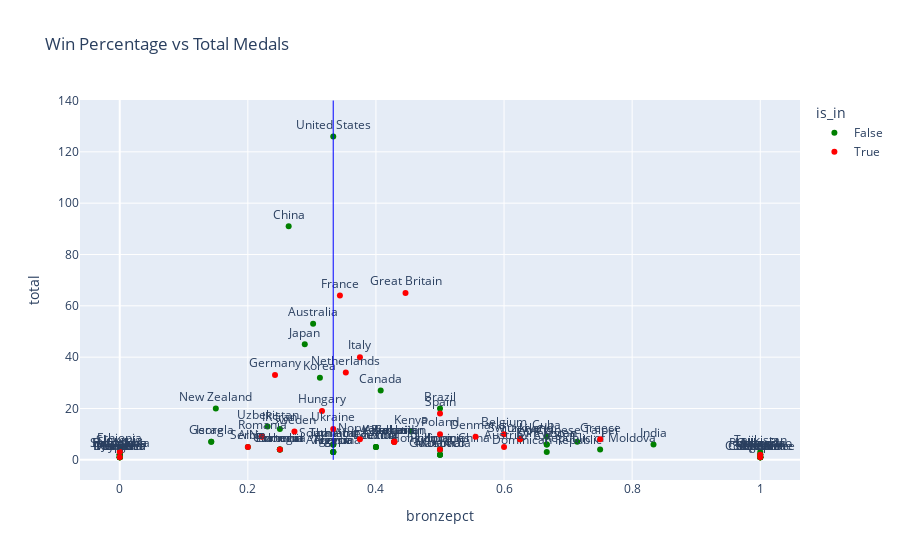

The notebook cell saved with this chart:
### Code cell
# Let's graph bronze as a function of total medals
fig = px.scatter(
    medal_counts,
    x="bronzepct",
    y="total",
    text=medal_counts.index,
    title="Win Percentage vs Total Medals",
    color=medal_counts["is_in"],  # Add color based on the "is_in" column
    color_discrete_map={True: "red", False: "green"},  # Define color mapping
)
fig.update_traces(textposition='top center')
# plot 33% line
fig.add_shape(
    type="line",
    x0=0.3333,
    x1=0.3333,
    y0=0,
    y1=140,
    line=dict(color="blue", width=1),
)
fig.show()

### Figure 1 — Plotly figure (JSON) as saved in the notebook; plotly's stock layout.template omitted (floating-point values rounded to 4 significant figures)
{"data": [{"hovertemplate": "is_in=False<br>bronzepct=%{x}<br>total=%{y}<br>country=%{text}<extra></extra>", "legendgroup": "False", "marker": {"color": "green", "symbol": "circle"}, "mode": "markers+text", "name": "False", "orientation": "v", "showlegend": true, "text": ["AIN", "Algeria", "Argentina", "Armenia", "Australia", "Azerbaijan", "Bahrain", "Botswana", "Brazil", "Cabo Verde", "Canada", "Chile", "China", "Chinese Taipei", "Colombia", "Cuba", "Czechia", "Côte d'Ivoire", "DPR Korea", "Dominica", "Dominican Republic", "EOR", "Ecuador", "Egypt", "Ethiopia", "Fiji", "Georgia", "Grenada", "Guatemala", "Hong Kong, China", "IR Iran", "India", "Indonesia", "Israel", "Jamaica", "Japan", "Jordan", "Kazakhstan", "Kenya", "Korea", "Kosovo", "Kyrgyzstan", "Malaysia", "Mexico", "Mongolia", "Morocco", "New Zealand", "Pakistan", "Panama", "Peru", "Philippines", "Puerto Rico", "Qatar", "Republic of Moldova", "Saint Lucia", "Singapore", "South Africa", "Tajikistan", "Thailand", "Tunisia", "Türkiye", "Uganda", "United States", "Uzbekistan", "Zambia"], "textposition": "top center", "type": "scatter", "x": [0.2, 0.3333, 0.3333, 0.25, 0.3019, 0.4286, 0.25, 0, 0.5, 1, 0.4074, 0, 0.2637, 0.7143, 0.25, 0.6667, 0.4, 1, 0.6667, 0, 0.6667, 1, 0.4, 0.3333, 0, 0, 0.1429, 1, 0.5, 0.5, 0.25, 0.8333, 0, 0.1429, 0.3333, 0.2889, 0, 0.4286, 0.4545, 0.3125, 0.5, 0.6667, 1, 0.4, 0, 0.5, 0.15, 0, 0, 1, 0.5, 1, 1, 0.75, 0, 1, 0.3333, 1, 0.3333, 0.3333, 0.625, 0, 0.3333, 0.2308, 1], "xaxis": "x", "y": [5, 3, 3, 4, 53, 7, 4, 2, 20, 1, 27, 2, 91, 7, 4, 9, 5, 1, 6, 1, 3, 1, 5, 3, 4, 1, 7, 2, 2, 4, 12, 6, 2, 7, 6, 45, 1, 7, 11, 32, 2, 6, 2, 5, 1, 2, 20, 1, 1, 1, 4, 2, 1, 4, 2, 1, 6, 3, 6, 3, 8, 2, 126, 13, 1], "yaxis": "y"}, {"hovertemplate": "is_in=True<br>bronzepct=%{x}<br>total=%{y}<br>country=%{text}<extra></extra>", "legendgroup": "True", "marker": {"color": "red", "symbol": "circle"}, "mode": "markers+text", "name": "True", "orientation": "v", "showlegend": true, "text": ["Albania", "Austria", "Belgium", "Bulgaria", "Croatia", "Cyprus", "Denmark", "France", "Germany", "Great Britain", "Greece", "Hungary", "Ireland", "Italy", "Lithuania", "Netherlands", "Norway", "Poland", "Portugal", "Romania", "Serbia", "Slovakia", "Slovenia", "Spain", "Sweden", "Switzerland", "Ukraine"], "textposition": "top center", "type": "scatter", "x": [1, 0.6, 0.6, 0.4286, 0.4286, 0, 0.5556, 0.3438, 0.2424, 0.4462, 0.75, 0.3158, 0.4286, 0.375, 0.5, 0.3529, 0.375, 0.5, 0.25, 0.2222, 0.2, 1, 0, 0.5, 0.2727, 0.625, 0.3333], "xaxis": "x", "y": [2, 5, 10, 7, 7, 1, 9, 64, 33, 65, 8, 19, 7, 40, 4, 34, 8, 10, 4, 9, 5, 1, 3, 18, 11, 8, 12], "yaxis": "y"}], "layout": {"legend": {"title": {"text": "is_in"}, "tracegroupgap": 0}, "shapes": [{"line": {"color": "blue", "width": 1}, "type": "line", "x0": 0.3333, "x1": 0.3333, "y0": 0, "y1": 140}], "title": {"text": "Win Percentage vs Total Medals"}, "xaxis": {"anchor": "y", "domain": [0, 1], "title": {"text": "bronzepct"}}, "yaxis": {"anchor": "x", "domain": [0, 1], "title": {"text": "total"}}}}
